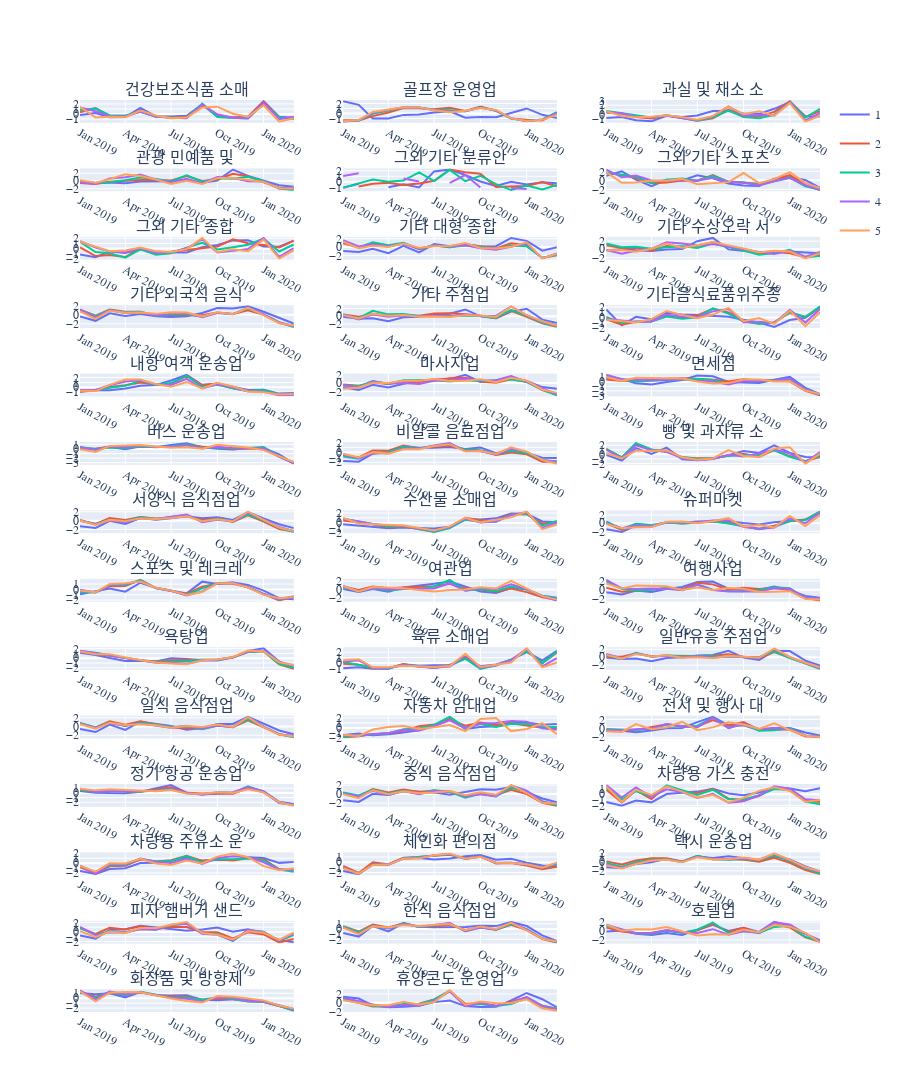

Source (notebook cell):
### Code cell
create_figure(pivot_table, 3)
